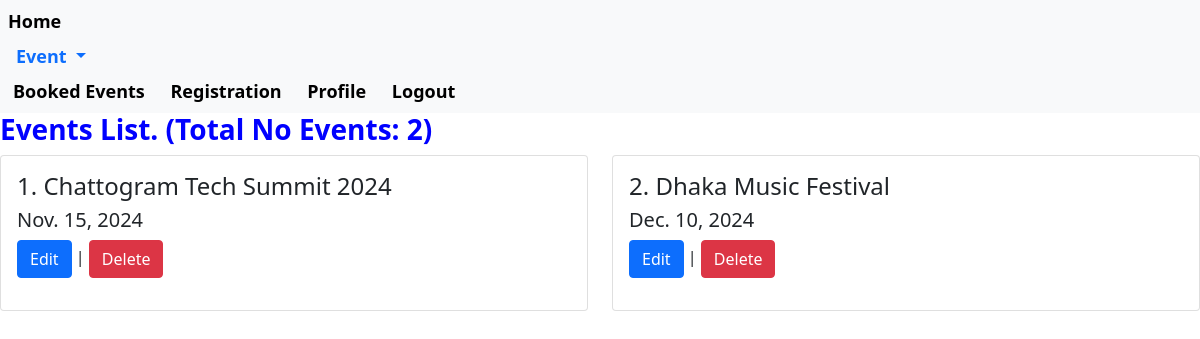
/events/edit_event/ (signed in), run on the app's committed database.
### events/models.py (models this page shows, shortened)
class Event(models.Model):
    event_name = models.CharField(max_length=100)
    date = models.DateField()
    phone_number = models.CharField(max_length=15)
    location = models.CharField(max_length=100)
    description = models.TextField()
    capacity = models.PositiveIntegerField()
    creator = models.ForeignKey(settings.AUTH_USER_MODEL, on_delete=models.CASCADE)

### events/views.py (the view)
# urls.py: path('', views.home, name='homepage'),
@login_required
def home(request):
  data = Event.objects.filter(creator=request.user)
  total_events = data.count()
  return render(request, 'edit_events.html', {'data': data, 'total_events': total_events})

### events/templates/edit_events.html
{% extends "base.html" %}
{% block content %}
<h3 style="color: blue;"><b>Events List. (Total No Events: {{ total_events }}) </b></h3>
<div class="row">
  {% for event in data %}
  <div class="col-sm-6">
    <div class="card">
      <div class="card-body">
        <h4 class="card-title">{{ forloop.counter }}. {{ event.event_name }} </h4> <h5 class="card-title"> {{ event.date }}  </h5>
        <p>
            {% if request.user == event.creator or request.user.is_staff %}
    <a href="{% url 'update_event' event.id %}" class="btn btn-primary">Edit</a> |
    <a href="{% url 'delete_event' event.id %}" class="btn btn-danger">Delete</a>
  {% endif %}
        </p>
      </div>
    </div>
  </div>
  {% endfor %}
</div>
{% endblock content %}

### data on the page
Event: event_name "Chattogram Tech Summit 2024", date "Nov. 15, 2024", shows "Edit"
Event: event_name "Dhaka Music Festival", date "Dec. 10, 2024", shows "Edit"

### other printed values
{{ total_events }} "2"
